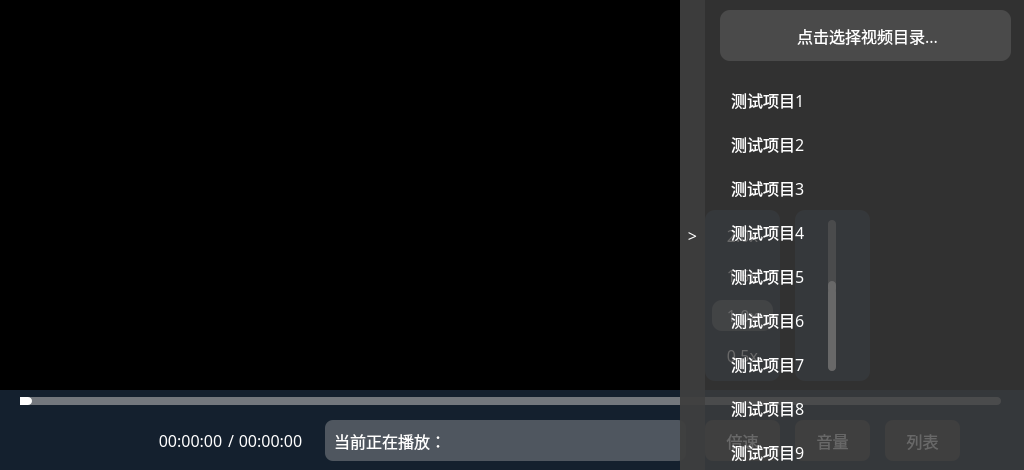
<?xml version="1.0" encoding="UTF-8"?>
<ui version="4.0">
 <class>VideoPlayer</class>
 <widget class="QWidget" name="VideoPlayer">
  <property name="geometry">
   <rect>
    <x>0</x>
    <y>0</y>
    <width>1024</width>
    <height>470</height>
   </rect>
  </property>
  <property name="minimumSize">
   <size>
    <width>1024</width>
    <height>470</height>
   </size>
  </property>
  <property name="maximumSize">
   <size>
    <width>1024</width>
    <height>470</height>
   </size>
  </property>
  <property name="windowTitle">
   <string>VideoPlayer</string>
  </property>
  <widget class="QWidget" name="backgroundWidget" native="true">
   <property name="geometry">
    <rect>
     <x>0</x>
     <y>0</y>
     <width>1024</width>
     <height>470</height>
    </rect>
   </property>
   <property name="minimumSize">
    <size>
     <width>1024</width>
     <height>470</height>
    </size>
   </property>
   <property name="maximumSize">
    <size>
     <width>1024</width>
     <height>470</height>
    </size>
   </property>
   <property name="styleSheet">
    <string notr="true">QWidget#backgroundWidget {
	background-color: rgb(0, 0, 0);
}</string>
   </property>
   <widget class="QStackedWidget" name="videoPlayerStackedWidget">
    <property name="geometry">
     <rect>
      <x>0</x>
      <y>0</y>
      <width>1024</width>
      <height>470</height>
     </rect>
    </property>
    <property name="styleSheet">
     <string notr="true">background-color: transparent;
</string>
    </property>
    <property name="currentIndex">
     <number>1</number>
    </property>
    <widget class="QWidget" name="firstStartPage">
     <property name="styleSheet">
      <string notr="true">border-image: url(:/background/background/firstStart.png);</string>
     </property>
    </widget>
    <widget class="QWidget" name="currentPlayPage">
     <widget class="QWidget" name="controlWidget" native="true">
      <property name="geometry">
       <rect>
        <x>0</x>
        <y>390</y>
        <width>1024</width>
        <height>81</height>
       </rect>
      </property>
      <property name="styleSheet">
       <string notr="true">background-color: rgb(20, 32, 46);</string>
      </property>
      <widget class="QPushButton" name="controlPlayPushButton">
       <property name="geometry">
        <rect>
         <x>50</x>
         <y>25</y>
         <width>50</width>
         <height>50</height>
        </rect>
       </property>
       <property name="focusPolicy">
        <enum>Qt::NoFocus</enum>
       </property>
       <property name="styleSheet">
        <string notr="true">border: none;
background-color: transparent;</string>
       </property>
       <property name="text">
        <string/>
       </property>
       <property name="icon">
        <iconset resource="resources/resources.qrc">
         <normaloff>:/icons/icons/playVideo.png</normaloff>:/icons/icons/playVideo.png</iconset>
       </property>
       <property name="iconSize">
        <size>
         <width>40</width>
         <height>40</height>
        </size>
       </property>
      </widget>
      <widget class="QSlider" name="playHorizontalSlider">
       <property name="geometry">
        <rect>
         <x>20</x>
         <y>0</y>
         <width>981</width>
         <height>22</height>
        </rect>
       </property>
       <property name="focusPolicy">
        <enum>Qt::NoFocus</enum>
       </property>
       <property name="styleSheet">
        <string notr="true">/* 槽 */
QSlider::groove:horizontal {
    border: none;
    height: 8px;
    background: rgba(170, 170, 170, 100);
    border-radius: 4px;
}

/* 已播放 */
QSlider::sub-page:horizontal {
    background: white;
    border-radius: 4px;
}

/* 未播放 */
QSlider::add-page:horizontal {
    background: rgba(170, 170, 170, 100);
    border-radius: 4px;
}

/* 滑块（默认状态-纯圆） */
QSlider::handle:horizontal {
    background: white;
    width: 12px;
    border-radius: 4px;
}
</string>
       </property>
       <property name="orientation">
        <enum>Qt::Horizontal</enum>
       </property>
      </widget>
      <widget class="QLabel" name="currentTimeLabel">
       <property name="geometry">
        <rect>
         <x>145</x>
         <y>30</y>
         <width>91</width>
         <height>41</height>
        </rect>
       </property>
       <property name="font">
        <font>
         <family>MiSans</family>
         <pointsize>12</pointsize>
        </font>
       </property>
       <property name="styleSheet">
        <string notr="true">color: white;
background-color: transparent;</string>
       </property>
       <property name="text">
        <string>00:00:00</string>
       </property>
       <property name="alignment">
        <set>Qt::AlignCenter</set>
       </property>
      </widget>
      <widget class="QLabel" name="undefineLabel">
       <property name="geometry">
        <rect>
         <x>223</x>
         <y>30</y>
         <width>16</width>
         <height>41</height>
        </rect>
       </property>
       <property name="font">
        <font>
         <family>MiSans</family>
         <pointsize>12</pointsize>
        </font>
       </property>
       <property name="styleSheet">
        <string notr="true">color: white;
background-color: transparent;</string>
       </property>
       <property name="text">
        <string>/</string>
       </property>
       <property name="alignment">
        <set>Qt::AlignCenter</set>
       </property>
      </widget>
      <widget class="QLabel" name="totalTimeLabel">
       <property name="geometry">
        <rect>
         <x>225</x>
         <y>30</y>
         <width>91</width>
         <height>41</height>
        </rect>
       </property>
       <property name="font">
        <font>
         <family>MiSans</family>
         <pointsize>12</pointsize>
        </font>
       </property>
       <property name="styleSheet">
        <string notr="true">color: white;
background-color: transparent;</string>
       </property>
       <property name="text">
        <string>00:00:00</string>
       </property>
       <property name="alignment">
        <set>Qt::AlignCenter</set>
       </property>
      </widget>
      <widget class="QLabel" name="currentPlayNameLabel">
       <property name="geometry">
        <rect>
         <x>325</x>
         <y>30</y>
         <width>361</width>
         <height>41</height>
        </rect>
       </property>
       <property name="font">
        <font>
         <family>MiSans</family>
         <pointsize>12</pointsize>
        </font>
       </property>
       <property name="styleSheet">
        <string notr="true">color: white;
background-color: rgba(170, 170, 170, 100);
padding-left: 5px;
border-radius: 8px;</string>
       </property>
       <property name="text">
        <string>当前正在播放：</string>
       </property>
      </widget>
      <widget class="QPushButton" name="playSpeedPushButton">
       <property name="geometry">
        <rect>
         <x>705</x>
         <y>30</y>
         <width>75</width>
         <height>41</height>
        </rect>
       </property>
       <property name="font">
        <font>
         <family>MiSans</family>
         <pointsize>12</pointsize>
        </font>
       </property>
       <property name="focusPolicy">
        <enum>Qt::NoFocus</enum>
       </property>
       <property name="styleSheet">
        <string notr="true">QPushButton#playSpeedPushButton {
	background-color: rgb(63, 63, 63);
	border: none;
	border-radius: 8px;
	color: white;
}

QPushButton#playSpeedPushButton:pressed {
	background-color: rgb(47, 47, 47);
	border: none;
	border-radius: 8px;
	color: white;
}
</string>
       </property>
       <property name="text">
        <string>倍速</string>
       </property>
      </widget>
      <widget class="QPushButton" name="volumePushButton">
       <property name="geometry">
        <rect>
         <x>795</x>
         <y>30</y>
         <width>75</width>
         <height>41</height>
        </rect>
       </property>
       <property name="font">
        <font>
         <family>MiSans</family>
         <pointsize>12</pointsize>
        </font>
       </property>
       <property name="focusPolicy">
        <enum>Qt::NoFocus</enum>
       </property>
       <property name="styleSheet">
        <string notr="true">QPushButton#volumePushButton {
	background-color: rgb(63, 63, 63);
	border: none;
	border-radius: 8px;
	color: white;
}

QPushButton#volumePushButton:pressed {
	background-color: rgb(47, 47, 47);
	border: none;
	border-radius: 8px;
	color: white;
}
</string>
       </property>
       <property name="text">
        <string>音量</string>
       </property>
      </widget>
      <widget class="QPushButton" name="playListPushButton">
       <property name="geometry">
        <rect>
         <x>885</x>
         <y>30</y>
         <width>75</width>
         <height>41</height>
        </rect>
       </property>
       <property name="font">
        <font>
         <family>MiSans</family>
         <pointsize>12</pointsize>
        </font>
       </property>
       <property name="focusPolicy">
        <enum>Qt::NoFocus</enum>
       </property>
       <property name="styleSheet">
        <string notr="true">QPushButton#playListPushButton {
	background-color: rgb(63, 63, 63);
	border: none;
	border-radius: 8px;
	color: white;
}

QPushButton#playListPushButton:pressed {
	background-color: rgb(47, 47, 47);
	border: none;
	border-radius: 8px;
	color: white;
}
</string>
       </property>
       <property name="text">
        <string>列表</string>
       </property>
      </widget>
      <widget class="QPushButton" name="setFullScreenPushButton">
       <property name="geometry">
        <rect>
         <x>964</x>
         <y>25</y>
         <width>50</width>
         <height>50</height>
        </rect>
       </property>
       <property name="focusPolicy">
        <enum>Qt::NoFocus</enum>
       </property>
       <property name="styleSheet">
        <string notr="true">border: none;
background-color: transparent;</string>
       </property>
       <property name="text">
        <string/>
       </property>
       <property name="icon">
        <iconset resource="resources/resources.qrc">
         <normaloff>:/icons/icons/fullscreen.png</normaloff>:/icons/icons/fullscreen.png</iconset>
       </property>
       <property name="iconSize">
        <size>
         <width>30</width>
         <height>30</height>
        </size>
       </property>
      </widget>
      <widget class="QPushButton" name="previousPushButton">
       <property name="geometry">
        <rect>
         <x>0</x>
         <y>25</y>
         <width>50</width>
         <height>50</height>
        </rect>
       </property>
       <property name="focusPolicy">
        <enum>Qt::NoFocus</enum>
       </property>
       <property name="styleSheet">
        <string notr="true">border: none;
background-color: transparent;</string>
       </property>
       <property name="text">
        <string/>
       </property>
       <property name="icon">
        <iconset resource="resources/resources.qrc">
         <normaloff>:/icons/icons/previousVideo.png</normaloff>:/icons/icons/previousVideo.png</iconset>
       </property>
       <property name="iconSize">
        <size>
         <width>34</width>
         <height>34</height>
        </size>
       </property>
      </widget>
      <widget class="QPushButton" name="nextPushButton">
       <property name="geometry">
        <rect>
         <x>100</x>
         <y>25</y>
         <width>50</width>
         <height>50</height>
        </rect>
       </property>
       <property name="focusPolicy">
        <enum>Qt::NoFocus</enum>
       </property>
       <property name="styleSheet">
        <string notr="true">border: none;
background-color: transparent;</string>
       </property>
       <property name="text">
        <string/>
       </property>
       <property name="icon">
        <iconset resource="resources/resources.qrc">
         <normaloff>:/icons/icons/nextVideo.png</normaloff>:/icons/icons/nextVideo.png</iconset>
       </property>
       <property name="iconSize">
        <size>
         <width>34</width>
         <height>34</height>
        </size>
       </property>
      </widget>
     </widget>
     <widget class="QWidget" name="videoWidget" native="true">
      <property name="geometry">
       <rect>
        <x>0</x>
        <y>0</y>
        <width>1024</width>
        <height>470</height>
       </rect>
      </property>
      <property name="styleSheet">
       <string notr="true">background-color: transparent;</string>
      </property>
     </widget>
     <widget class="QWidget" name="playListBackgroundWidget" native="true">
      <property name="geometry">
       <rect>
        <x>680</x>
        <y>0</y>
        <width>351</width>
        <height>470</height>
       </rect>
      </property>
      <property name="styleSheet">
       <string notr="true">background-color: rgba(63, 63, 63, 200);</string>
      </property>
      <widget class="QListWidget" name="playListWidget">
       <property name="geometry">
        <rect>
         <x>40</x>
         <y>80</y>
         <width>291</width>
         <height>381</height>
        </rect>
       </property>
       <property name="font">
        <font>
         <family>MiSans</family>
         <pointsize>12</pointsize>
        </font>
       </property>
       <property name="focusPolicy">
        <enum>Qt::NoFocus</enum>
       </property>
       <property name="styleSheet">
        <string notr="true">QListWidget#playListWidget {
    border: none;
    background-color: transparent;
	color: white;
}

/* 默认项 */
QListWidget#playListWidget::item {
    padding: 8px;
    border-radius: 6px;
	margin-bottom: 4px;
}

/* 鼠标悬停 */
QListWidget#playListWidget::item:hover {
    background-color: rgba(176, 176, 176, 50);
}

/* 选中状态（重点） */
QListWidget#playListWidget::item:selected {
    background-color: rgb(52, 130, 255);
    color: white;
}</string>
       </property>
       <property name="verticalScrollBarPolicy">
        <enum>Qt::ScrollBarAlwaysOff</enum>
       </property>
       <property name="horizontalScrollBarPolicy">
        <enum>Qt::ScrollBarAlwaysOff</enum>
       </property>
       <property name="selectionRectVisible">
        <bool>false</bool>
       </property>
       <item>
        <property name="text">
         <string>测试项目1</string>
        </property>
       </item>
       <item>
        <property name="text">
         <string>测试项目2</string>
        </property>
       </item>
       <item>
        <property name="text">
         <string>测试项目3</string>
        </property>
       </item>
       <item>
        <property name="text">
         <string>测试项目4</string>
        </property>
       </item>
       <item>
        <property name="text">
         <string>测试项目5</string>
        </property>
       </item>
       <item>
        <property name="text">
         <string>测试项目6</string>
        </property>
       </item>
       <item>
        <property name="text">
         <string>测试项目7</string>
        </property>
       </item>
       <item>
        <property name="text">
         <string>测试项目8</string>
        </property>
       </item>
       <item>
        <property name="text">
         <string>测试项目9</string>
        </property>
       </item>
       <item>
        <property name="text">
         <string>测试项目10</string>
        </property>
       </item>
      </widget>
      <widget class="QPushButton" name="chooseFilePathPushButton">
       <property name="geometry">
        <rect>
         <x>40</x>
         <y>10</y>
         <width>291</width>
         <height>51</height>
        </rect>
       </property>
       <property name="font">
        <font>
         <family>MiSans</family>
         <pointsize>12</pointsize>
        </font>
       </property>
       <property name="focusPolicy">
        <enum>Qt::NoFocus</enum>
       </property>
       <property name="styleSheet">
        <string notr="true">QPushButton#chooseFilePathPushButton {
	border: none;
	border-radius: 10px;
	color:white;
	background-color: rgba(176, 176, 176, 50);
}</string>
       </property>
       <property name="text">
        <string> 点击选择视频目录...</string>
       </property>
       <property name="icon">
        <iconset>
         <normaloff>resources/icons/openVideoFile.png</normaloff>resources/icons/openVideoFile.png</iconset>
       </property>
       <property name="iconSize">
        <size>
         <width>20</width>
         <height>20</height>
        </size>
       </property>
      </widget>
      <widget class="QPushButton" name="backPushButton">
       <property name="geometry">
        <rect>
         <x>0</x>
         <y>0</y>
         <width>25</width>
         <height>471</height>
        </rect>
       </property>
       <property name="font">
        <font>
         <family>MiSans</family>
         <pointsize>12</pointsize>
         <weight>50</weight>
         <bold>false</bold>
        </font>
       </property>
       <property name="focusPolicy">
        <enum>Qt::NoFocus</enum>
       </property>
       <property name="styleSheet">
        <string notr="true">QPushButton#backPushButton {
	border: none;
	color: white;
}

QPushButton#backPushButton:pressed {
	background-color: rgb(47, 47, 47);
	border: none;
	color: white;
}</string>
       </property>
       <property name="text">
        <string>&gt;</string>
       </property>
      </widget>
     </widget>
     <widget class="QWidget" name="volumeWidget" native="true">
      <property name="geometry">
       <rect>
        <x>795</x>
        <y>210</y>
        <width>75</width>
        <height>171</height>
       </rect>
      </property>
      <property name="styleSheet">
       <string notr="true">background-color: rgb(20, 32, 46);
border-radius: 10px;</string>
      </property>
      <widget class="QSlider" name="volumeVerticalSlider">
       <property name="geometry">
        <rect>
         <x>26</x>
         <y>10</y>
         <width>22</width>
         <height>151</height>
        </rect>
       </property>
       <property name="focusPolicy">
        <enum>Qt::NoFocus</enum>
       </property>
       <property name="styleSheet">
        <string notr="true">/* 槽 */
QSlider::groove:vertical {
    border: none;
    width: 8px;   /* ⭐ 横向是 height，这里变 width */
    background: rgba(170, 170, 170, 100);
    border-radius: 4px;
}

/* 已播放（下 → 上） */
QSlider::add-page:vertical {
    background: white;
	border-radius: 4px;
}

/* 未播放（上 → 下） */
QSlider::sub-page:vertical {
    background: rgba(170, 170, 170, 100);
    border-radius: 4px;
}

/* 滑块（小圆点） */
QSlider::handle:vertical {
    background: white;
    height: 12px;   /* ⭐ 横向是 width，这里变 height */
    border-radius: 4px;
}</string>
       </property>
       <property name="maximum">
        <number>100</number>
       </property>
       <property name="singleStep">
        <number>1</number>
       </property>
       <property name="pageStep">
        <number>0</number>
       </property>
       <property name="value">
        <number>56</number>
       </property>
       <property name="sliderPosition">
        <number>56</number>
       </property>
       <property name="orientation">
        <enum>Qt::Vertical</enum>
       </property>
       <property name="invertedAppearance">
        <bool>false</bool>
       </property>
       <property name="invertedControls">
        <bool>false</bool>
       </property>
      </widget>
     </widget>
     <widget class="QWidget" name="playSpeedWidget" native="true">
      <property name="geometry">
       <rect>
        <x>705</x>
        <y>210</y>
        <width>75</width>
        <height>171</height>
       </rect>
      </property>
      <property name="styleSheet">
       <string notr="true">background-color: rgb(20, 32, 46);
border-radius: 10px;</string>
      </property>
      <widget class="QPushButton" name="speedPushButton1">
       <property name="geometry">
        <rect>
         <x>7</x>
         <y>130</y>
         <width>61</width>
         <height>31</height>
        </rect>
       </property>
       <property name="font">
        <font>
         <family>MiSans</family>
         <pointsize>12</pointsize>
        </font>
       </property>
       <property name="focusPolicy">
        <enum>Qt::NoFocus</enum>
       </property>
       <property name="styleSheet">
        <string notr="true">QPushButton#speedPushButton1 {
	color: white;
}

QPushButton#speedPushButton1:pressed {
	background-color: rgba(170, 170, 170, 100);
	color: white;
}

	</string>
       </property>
       <property name="text">
        <string>0.5x</string>
       </property>
      </widget>
      <widget class="QPushButton" name="speedPushButton2">
       <property name="geometry">
        <rect>
         <x>7</x>
         <y>90</y>
         <width>61</width>
         <height>31</height>
        </rect>
       </property>
       <property name="font">
        <font>
         <family>MiSans</family>
         <pointsize>12</pointsize>
        </font>
       </property>
       <property name="focusPolicy">
        <enum>Qt::NoFocus</enum>
       </property>
       <property name="styleSheet">
        <string notr="true">QPushButton#speedPushButton2 {
	background-color: rgba(170, 170, 170, 100);
	color: white;
}

QPushButton#speedPushButton2:pressed {
	background-color: rgb(47, 47, 47);
	color: white;
}
</string>
       </property>
       <property name="text">
        <string>1.0x</string>
       </property>
      </widget>
      <widget class="QPushButton" name="speedPushButton3">
       <property name="geometry">
        <rect>
         <x>7</x>
         <y>50</y>
         <width>61</width>
         <height>31</height>
        </rect>
       </property>
       <property name="font">
        <font>
         <family>MiSans</family>
         <pointsize>12</pointsize>
        </font>
       </property>
       <property name="focusPolicy">
        <enum>Qt::NoFocus</enum>
       </property>
       <property name="styleSheet">
        <string notr="true">QPushButton#speedPushButton3 {
	color: white;
}

QPushButton#speedPushButton3:pressed {
	background-color: rgba(170, 170, 170, 100);
	color: white;
}
</string>
       </property>
       <property name="text">
        <string>1.5x</string>
       </property>
      </widget>
      <widget class="QPushButton" name="speedPushButton4">
       <property name="geometry">
        <rect>
         <x>7</x>
         <y>10</y>
         <width>61</width>
         <height>31</height>
        </rect>
       </property>
       <property name="font">
        <font>
         <family>MiSans</family>
         <pointsize>12</pointsize>
        </font>
       </property>
       <property name="focusPolicy">
        <enum>Qt::NoFocus</enum>
       </property>
       <property name="styleSheet">
        <string notr="true">QPushButton#speedPushButton4 {
	color: white;
}

QPushButton#speedPushButton4:pressed {
	background-color: rgba(170, 170, 170, 100);
	color: white;
}
</string>
       </property>
       <property name="text">
        <string>2.0x</string>
       </property>
      </widget>
     </widget>
     <zorder>videoWidget</zorder>
     <zorder>playSpeedWidget</zorder>
     <zorder>volumeWidget</zorder>
     <zorder>controlWidget</zorder>
     <zorder>playListBackgroundWidget</zorder>
    </widget>
   </widget>
  </widget>
 </widget>
 <resources>
  <include location="resources/resources.qrc"/>
 </resources>
 <connections/>
</ui>
